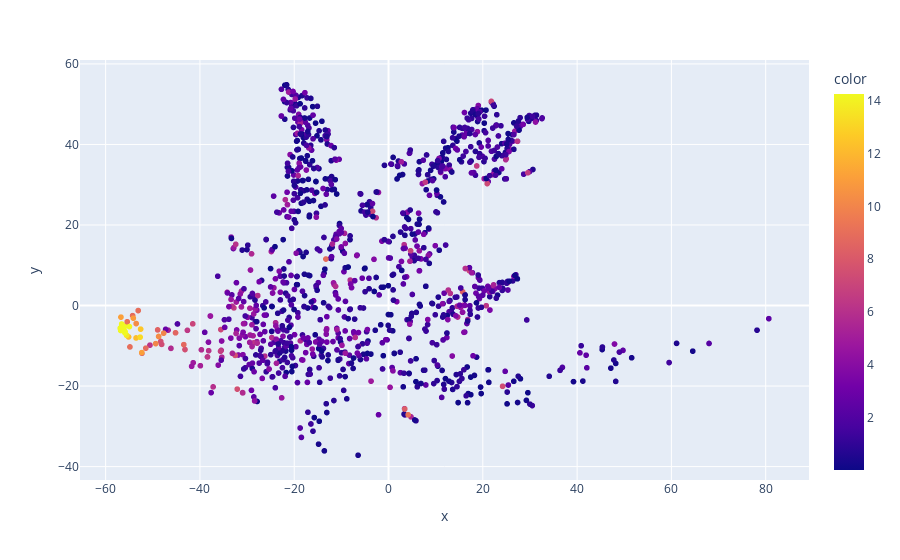

Notebook code for this chart:
### Code cell
px.scatter(df2, x='x', y='y', hover_data=[df2.index], color=-np.log(df2['ci_pval_method2']))

### Figure 1 — Plotly figure (JSON) as saved in the notebook; plotly's stock layout.template omitted (floating-point values rounded to 4 significant figures; data arrays with more than 128 entries replaced by an {"elided": "..."} marker saying what was removed)
{"data": [{"customdata": {"elided": "1178x1 str values"}, "hovertemplate": "x=%{x}<br>y=%{y}<br>index=%{customdata[0]}<br>color=%{marker.color}<extra></extra>", "legendgroup": "", "marker": {"color": {"elided": "1178 float values"}, "coloraxis": "coloraxis", "symbol": "circle"}, "mode": "markers", "name": "", "showlegend": false, "type": "scattergl", "x": {"elided": "1178 float values"}, "xaxis": "x", "y": {"elided": "1178 float values"}, "yaxis": "y"}], "layout": {"coloraxis": {"colorbar": {"title": {"text": "color"}}, "colorscale": [[0, "#0d0887"], [0.1111, "#46039f"], [0.2222, "#7201a8"], [0.3333, "#9c179e"], [0.4444, "#bd3786"], [0.5556, "#d8576b"], [0.6667, "#ed7953"], [0.7778, "#fb9f3a"], [0.8889, "#fdca26"], [1, "#f0f921"]]}, "legend": {"tracegroupgap": 0}, "margin": {"t": 60}, "xaxis": {"anchor": "y", "domain": [0, 1], "title": {"text": "x"}}, "yaxis": {"anchor": "x", "domain": [0, 1], "title": {"text": "y"}}}}
